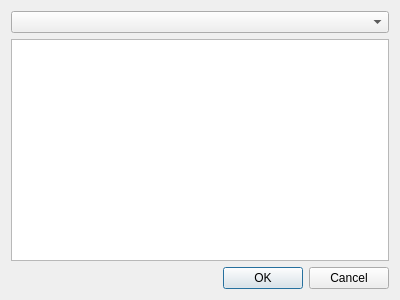
<?xml version="1.0" encoding="UTF-8"?>
<ui version="4.0">
 <class>teamNotesDialog</class>
 <widget class="QDialog" name="teamNotesDialog">
  <property name="geometry">
   <rect>
    <x>0</x>
    <y>0</y>
    <width>400</width>
    <height>300</height>
   </rect>
  </property>
  <property name="windowTitle">
   <string>Dialog</string>
  </property>
  <layout class="QVBoxLayout" name="verticalLayout">
   <item>
    <widget class="QComboBox" name="teamField"/>
   </item>
   <item>
    <widget class="QPlainTextEdit" name="notesField"/>
   </item>
   <item>
    <widget class="QDialogButtonBox" name="buttonBox">
     <property name="orientation">
      <enum>Qt::Horizontal</enum>
     </property>
     <property name="standardButtons">
      <set>QDialogButtonBox::Cancel|QDialogButtonBox::Ok</set>
     </property>
    </widget>
   </item>
  </layout>
 </widget>
 <resources/>
 <connections>
  <connection>
   <sender>buttonBox</sender>
   <signal>accepted()</signal>
   <receiver>teamNotesDialog</receiver>
   <slot>accept()</slot>
   <hints>
    <hint type="sourcelabel">
     <x>229</x>
     <y>275</y>
    </hint>
    <hint type="destinationlabel">
     <x>157</x>
     <y>274</y>
    </hint>
   </hints>
  </connection>
  <connection>
   <sender>buttonBox</sender>
   <signal>rejected()</signal>
   <receiver>teamNotesDialog</receiver>
   <slot>reject()</slot>
   <hints>
    <hint type="sourcelabel">
     <x>297</x>
     <y>281</y>
    </hint>
    <hint type="destinationlabel">
     <x>286</x>
     <y>274</y>
    </hint>
   </hints>
  </connection>
  <connection>
   <sender>teamField</sender>
   <signal>currentTextChanged(QString)</signal>
   <receiver>teamNotesDialog</receiver>
   <slot>teamChanged()</slot>
   <hints>
    <hint type="sourcelabel">
     <x>41</x>
     <y>23</y>
    </hint>
    <hint type="destinationlabel">
     <x>7</x>
     <y>46</y>
    </hint>
   </hints>
  </connection>
 </connections>
 <slots>
  <slot>teamChanged()</slot>
 </slots>
</ui>
